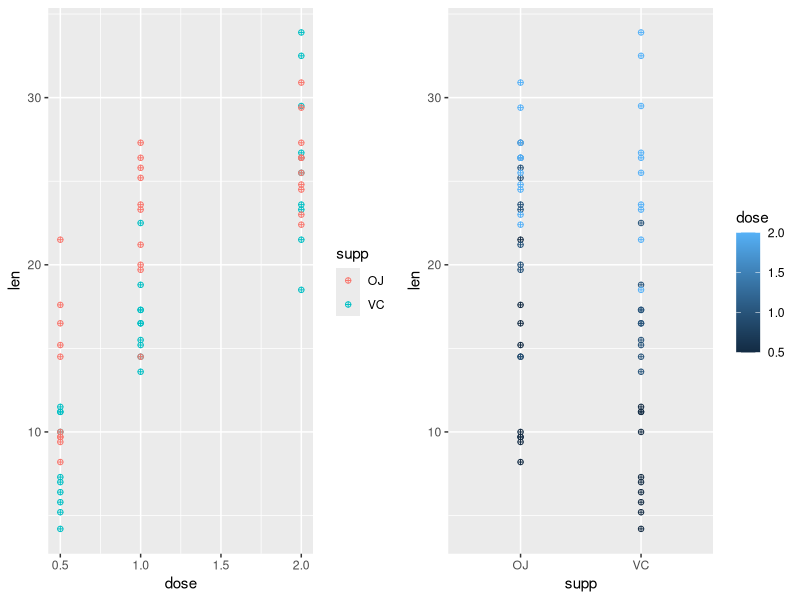

The R source for this figure: (Note: this script raises an error after producing the figure.)
## ---- chunk 1
library(ggplot2)
library(grid)
data(ToothGrowth)

multiplot <- function(..., plotlist=NULL, file, cols=1, layout=NULL) {
  require(grid)

  # Make a list from the ... arguments and plotlist
  plots <- c(list(...), plotlist)

  numPlots = length(plots)

  # If layout is NULL, then use 'cols' to determine layout
  if (is.null(layout)) {
    # Make the panel
    # ncol: Number of columns of plots
    # nrow: Number of rows needed, calculated from # of cols
    layout <- matrix(seq(1, cols * ceiling(numPlots/cols)),
                    ncol = cols, nrow = ceiling(numPlots/cols))
  }

 if (numPlots==1) {
    print(plots[[1]])

  } else {
    # Set up the page
    grid.newpage()
    pushViewport(viewport(layout = grid.layout(nrow(layout), ncol(layout))))

    # Make each plot, in the correct location
    for (i in 1:numPlots) {
      # Get the i,j matrix positions of the regions that contain this subplot
      matchidx <- as.data.frame(which(layout == i, arr.ind = TRUE))

      print(plots[[i]], vp = viewport(layout.pos.row = matchidx$row,
                                      layout.pos.col = matchidx$col))
    }
  }
}
## ---- chunk 2
summary(ToothGrowth$len)
unique(ToothGrowth$dose)
unique(ToothGrowth$supp)
p1 <- ggplot(data=ToothGrowth, aes(x=dose, y=len, colour=supp)) + geom_point(shape=10)
p2 <- ggplot(data=ToothGrowth, aes(x=supp, y=len, colour=dose)) + geom_point(shape=10)
multiplot(p1, p2, cols=2) #definition of multiplot function is in appendix.

## ---- chunk 3
func <- function(data, significance = 0.975) {
    mean <- mean(data)
    sd <- sd(data)
    mean + c(-1, 1) * qt(significance, length(data) - 1) * sd / sqrt(length(data))
}
tapply(ToothGrowth$len, ToothGrowth$dose, func)

## ---- chunk 4
t.test(len ~ supp, data=ToothGrowth, var.equal=FALSE, paired=FALSE)
## ---- chunk 5
#definition of multiplot function
#Taken from http://www.cookbook-r.com/Graphs/Multiple_graphs_on_one_page_(ggplot2)/
multiplot <- function(..., plotlist=NULL, file, cols=1, layout=NULL) {
  require(grid)

  # Make a list from the ... arguments and plotlist
  plots <- c(list(...), plotlist)

  numPlots = length(plots)

  # If layout is NULL, then use 'cols' to determine layout
  if (is.null(layout)) {
    # Make the panel
    # ncol: Number of columns of plots
    # nrow: Number of rows needed, calculated from # of cols
    layout <- matrix(seq(1, cols * ceiling(numPlots/cols)),
                    ncol = cols, nrow = ceiling(numPlots/cols))
  }

 if (numPlots==1) {
    print(plots[[1]])

  } else {
    # Set up the page
    grid.newpage()
    pushViewport(viewport(layout = grid.layout(nrow(layout), ncol(layout))))

    # Make each plot, in the correct location
    for (i in 1:numPlots) {
      # Get the i,j matrix positions of the regions that contain this subplot
      matchidx <- as.data.frame(which(layout == i, arr.ind = TRUE))

      print(plots[[i]], vp = viewport(layout.pos.row = matchidx$row,
                                      layout.pos.col = matchidx$col))
    }
  }
}
